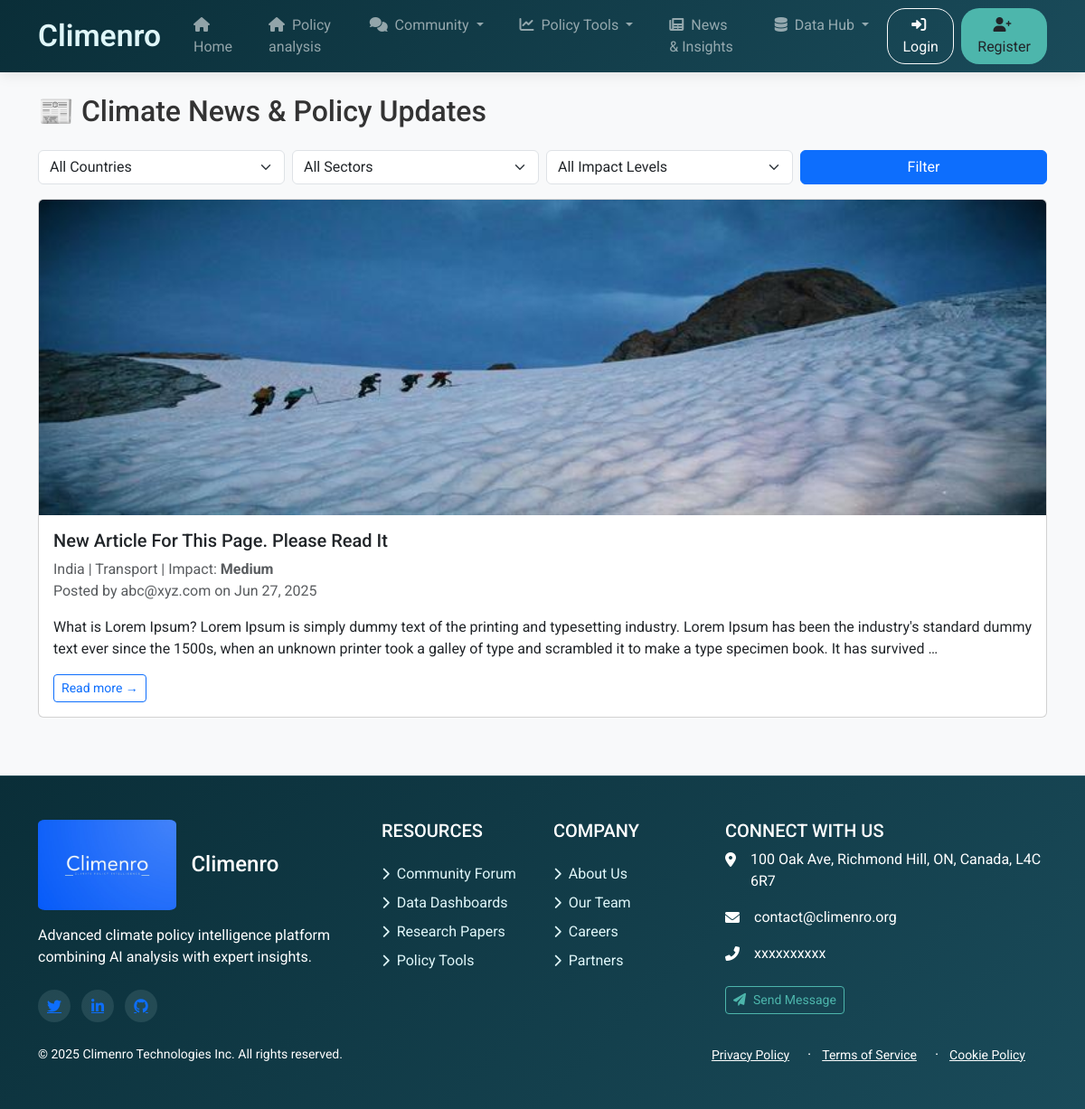
Page /news/ on the committed database.
### news/models.py (models this page shows, shortened)
class NewsArticle(models.Model):
    IMPACT_CHOICES = [
        ('High', 'High'),
        ('Medium', 'Medium'),
        ('Low', 'Low'),
    ]
    SECTOR_CHOICES = [
        ('Energy', 'Energy'),
        ('Transport', 'Transport'),
        ('Agriculture', 'Agriculture'),
        ('Industry', 'Industry'),
        ('Forestry', 'Forestry'),
        ('Water', 'Water'),
        ('Other', 'Other'),
    ]
    COUNTRY_CHOICES = [
        ('India', 'India'),
        ('USA', 'USA'),
        ('Canada', 'Canada'),
    ]
    title = models.CharField(max_length=200)
    cover_image = models.ImageField(upload_to='news_covers/', blank=True, null=True)
    content = models.TextField()
    country = models.CharField(max_length=100, choices=COUNTRY_CHOICES)
    sector = models.CharField(max_length=100, choices=SECTOR_CHOICES)
    impact = models.CharField(max_length=10, choices=IMPACT_CHOICES)
    created_at = models.DateTimeField(auto_now_add=True)
    posted_by = models.ForeignKey(User, on_delete=models.SET_NULL, null=True)

### news/views.py (the view)
# urls.py: path('', views.news_feed, name='news_feed'),
def news_feed(request):
    country = request.GET.get('country')
    sector = request.GET.get('sector')
    impact = request.GET.get('impact')
    articles = NewsArticle.objects.all().order_by('-created_at')
    if country:
        articles = articles.filter(country=country)
    if sector:
        articles = articles.filter(sector=sector)
    if impact:
        articles = articles.filter(impact=impact)
    countries = NewsArticle.COUNTRY_CHOICES
    sectors = NewsArticle.SECTOR_CHOICES
    impacts = NewsArticle.IMPACT_CHOICES
    return render(request, 'news/news_feed.html', {
        'articles': articles,
        'countries': countries,
        'sectors': sectors,
        'impacts': impacts,
        'selected_country': country,
        'selected_sector': sector,
        'selected_impact': impact,
    })

### news/templates/news/news_feed.html (shortened to what this page needs)
{% extends 'forum/base.html' %}
{% block content %}
<h2>📰 Climate News & Policy Updates</h2>
<form method="get" class="row g-2 my-3">
  <div class="col-md-3">
    <select name="country" class="form-select">
      <option value="">All Countries</option>
    </select>
  </div>
  <div class="col-md-3">
    <select name="sector" class="form-select">
      <option value="">All Sectors</option>
    </select>
  </div>
  <div class="col-md-3">
    <select name="impact" class="form-select">
      <option value="">All Impact Levels</option>
    </select>
  </div>
  <div class="col-md-3">
    <button class="btn btn-primary w-100">Filter</button>
  </div>
</form>
{% for article in articles %}
  <div class="card mb-3">
    {% if article.cover_image %}
      <img src="{{ article.cover_image.url }}" class="card-img-top" alt="Cover Image">
    {% endif %}
    <div class="card-body">
      <h5 class="card-title">{{ article.title }}</h5>
      <p class="card-text text-muted">
        {{ article.country }} | {{ article.sector }} | Impact: <strong>{{ article.impact }}</strong><br>
        Posted by {{ article.posted_by }} on {{ article.created_at|date:"M d, Y" }}
      </p>
      <p>{{ article.content|truncatewords:50 }}</p>
      <a href="{% url 'news_detail' article.id %}" class="btn btn-sm btn-outline-primary">Read more →</a>
    </div>
  </div>
{% empty %}
  <p>No articles found.</p>
{% endfor %}
{% endblock %}

### forum/templates/forum/base.html (style rules this page uses)
:root { --climenro-dark: #0a2e38; --climenro-medium: #1a4b5a; --climenro-accent: #4db6ac; --climenro-light: #e0f7fa; }
body { font-family: 'Roboto', sans-serif; background-color: #f8f9fa; color: #333; display: flex; flex-direction: column; min-height: 100vh; }

### rows in the picture
NewsArticle: cover_image (picture), title "New Article For This Page. Please Read It", country "India", sector "Transport", impact "Medium", posted_by "abc@xyz.com", created_at "Jun 27, 2025", content "What is Lorem Ipsum? Lorem Ipsum is simply dummy text of the printing and typesetting industry. Lorem Ipsum has been the industry's standard dummy text ever since the 1500s, when an unknown printer took a galley of type and scrambled it to make a type specimen book. It has survived …"
